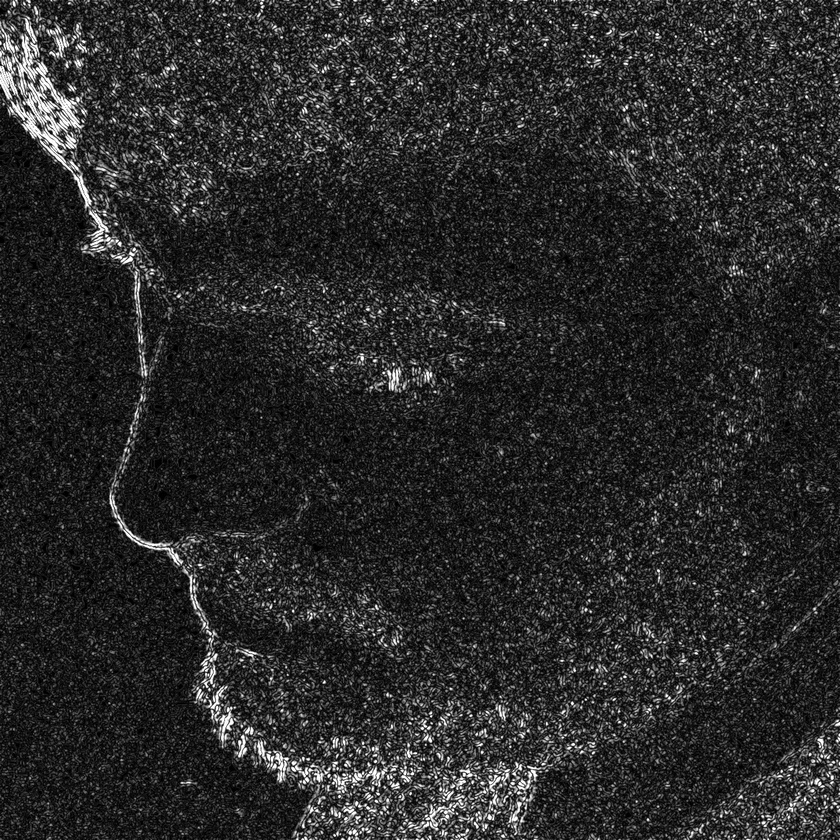
#> input picture temp_dataset/person1/person1_2.jpg, 840 x 840 px, shrunk from 1247 x 1247 before the run, found by its file name
$ jupyter execute gabor.ipynb
#> lines starting #> are read from the running program, lines starting #| are printed output that depends on the picture
[cell 1]
import cv2
import numpy as np
from skimage.filters import gabor
from scipy.stats import skew, kurtosis

# Read the image
img = cv2.imread('../Dataset/person1/person1_2.jpg')
#> img is the input picture: shape (840, 840, 3); min 0, max 255, mean 41.8

# Convert to grayscale
gray = cv2.cvtColor(img, cv2.COLOR_BGR2GRAY)

# Define the parameters for the Gabor filter
frequencies = [0.1, 0.5, 1, 2, 4, 8, 16]
thetas = [0, np.pi/4, np.pi/2, 3*np.pi/4]

# Initialize an empty feature vector
features = []

# Loop through all frequencies and orientations
for freq in frequencies:
    for theta in thetas:
        # Apply the Gabor filter
        filt_real, filt_imag = gabor(gray, frequency=freq, theta=theta)
        filtered_img = filt_real * 2 + filt_imag * 2

        # Extract texture features
        features.append(np.mean(filtered_img))
        features.append(np.var(filtered_img))
        features.append(skew(filtered_img.flatten()))
        features.append(kurtosis(filtered_img.flatten()))
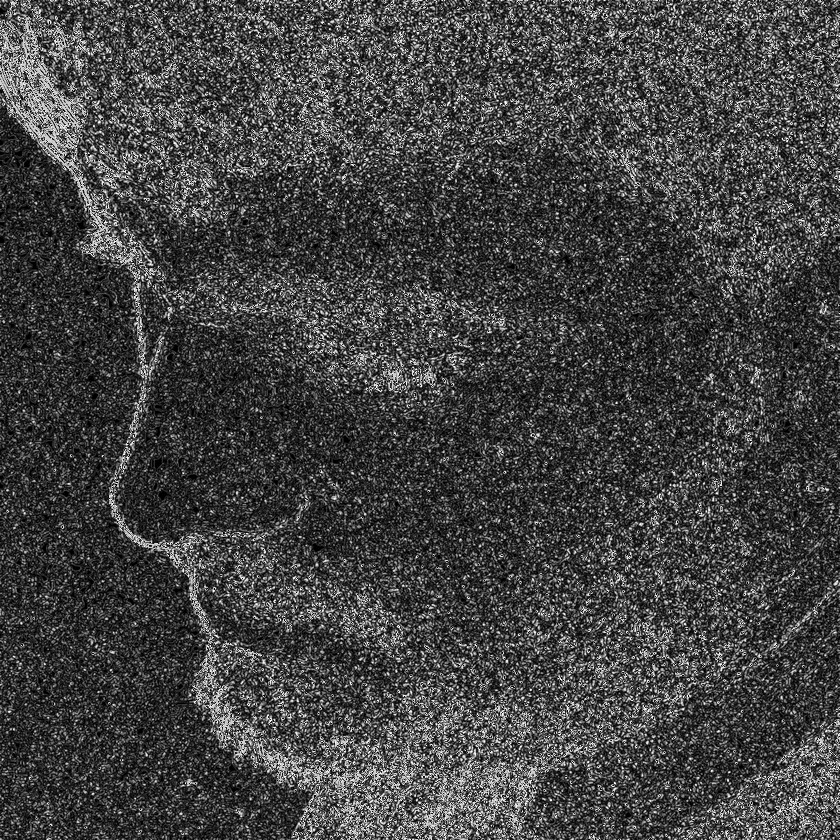
#> filtered_img: shape (840, 840); min 0, max 254, mean 67.3
#> after the loop, features = 112 values, max 14529.7 at index 21, min -1.82 at index 31, mean 1793.7

# Print the feature vector
print(features)
#> (printed output is left out)

[cell 2]
import matplotlib.pyplot as plt

# Create a subplot with 1 row and 2 columns
fig, (ax1, ax2) = plt.subplots(1, 2, figsize=(10,5))

# Show the image in the first subplot
ax1.imshow(cv2.cvtColor(img, cv2.COLOR_BGR2RGB))
ax1.set_title('Original Image')

# Show the features plot in the second subplot
ax2.plot(features, 'o-')
ax2.set_xlabel('Feature Index')
ax2.set_ylabel('Feature Value')
ax2.set_title('Texture Features')

# Show the subplots
plt.show()
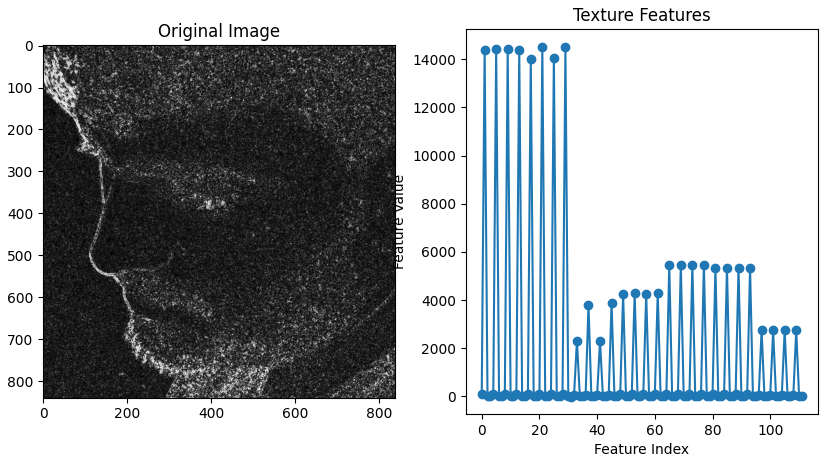
#> figure drawn by matplotlib, 2 panels; panel 2: curve peaks at x = 21, y = 14529.7

$ run again, with temp_dataset/person1/person1_1.jpg copied over temp_dataset/person1/person1_2.jpg
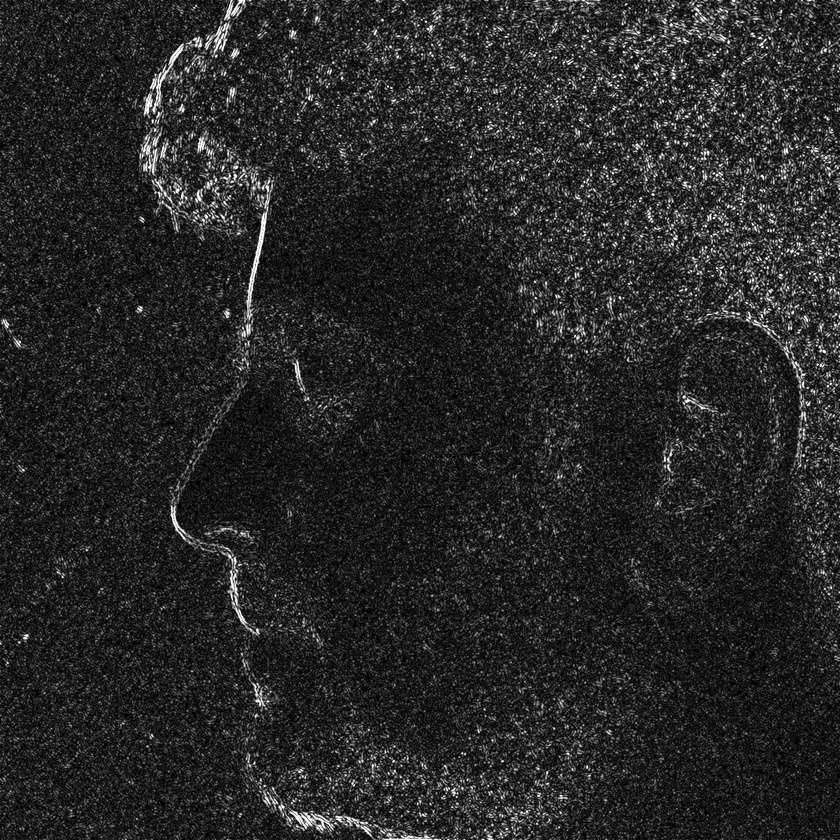
#> input picture temp_dataset/person1/person1_1.jpg, 840 x 840 px, shrunk from 1472 x 1472 before the run, found by its file name
#> img is the input picture: shape (840, 840, 3); min 0, max 255, mean 39
#> after the loop `for freq in frequencies:`:
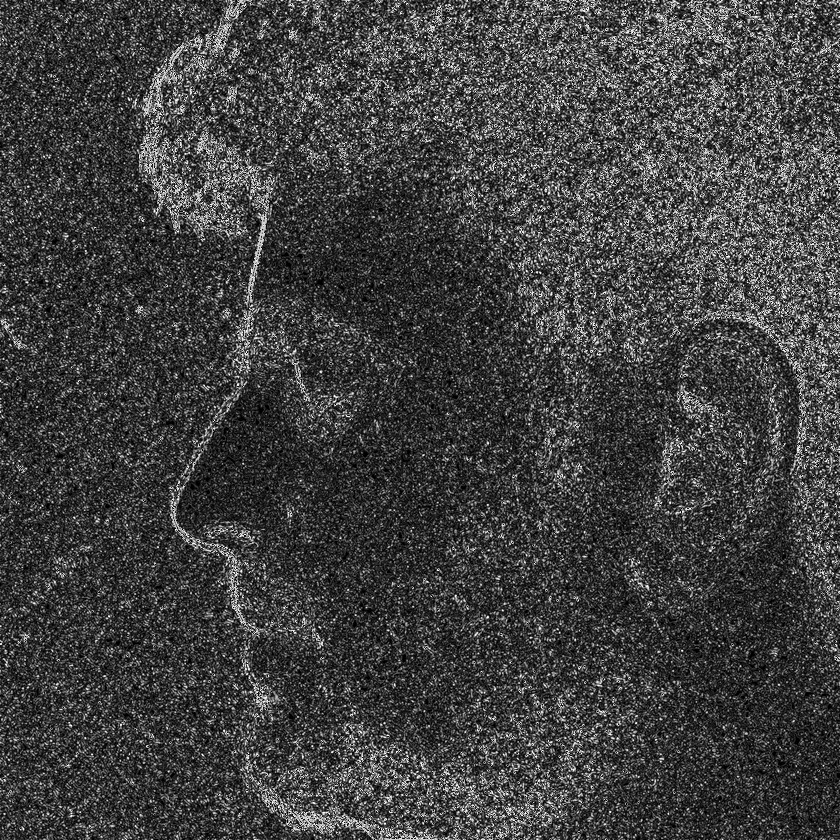
#> filtered_img: shape (840, 840); min 0, max 254, mean 64.7
#> after the loop `for freq in frequencies:`: features = 112 values, max 14560.5 at index 21, min -1.86 at index 31, mean 1753.2
#> (printed output is left out)
#> `plt.show()`:
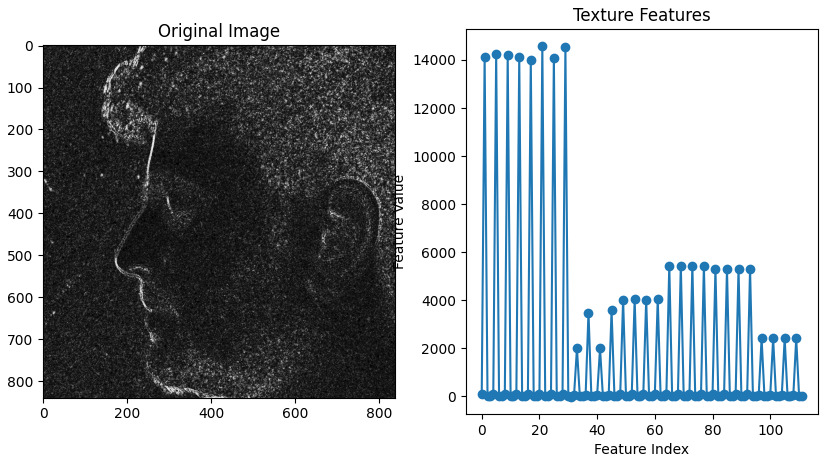
#> figure drawn by matplotlib, 2 panels; panel 2: curve peaks at x = 21, y = 14560.5

$ run again, with temp_dataset/person1/person1_10.jpg copied over temp_dataset/person1/person1_2.jpg
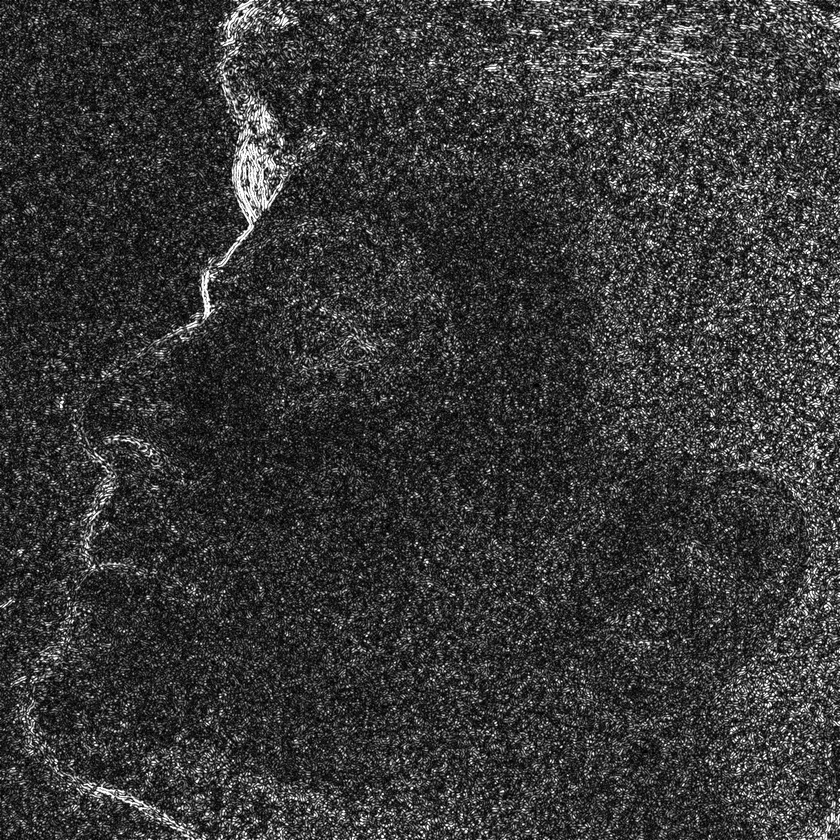
#> input picture temp_dataset/person1/person1_10.jpg, 840 x 840 px, shrunk from 1438 x 1438 before the run, found by its file name
#> img is the input picture: shape (840, 840, 3); min 0, max 255, mean 55.3
#> after the loop `for freq in frequencies:`:
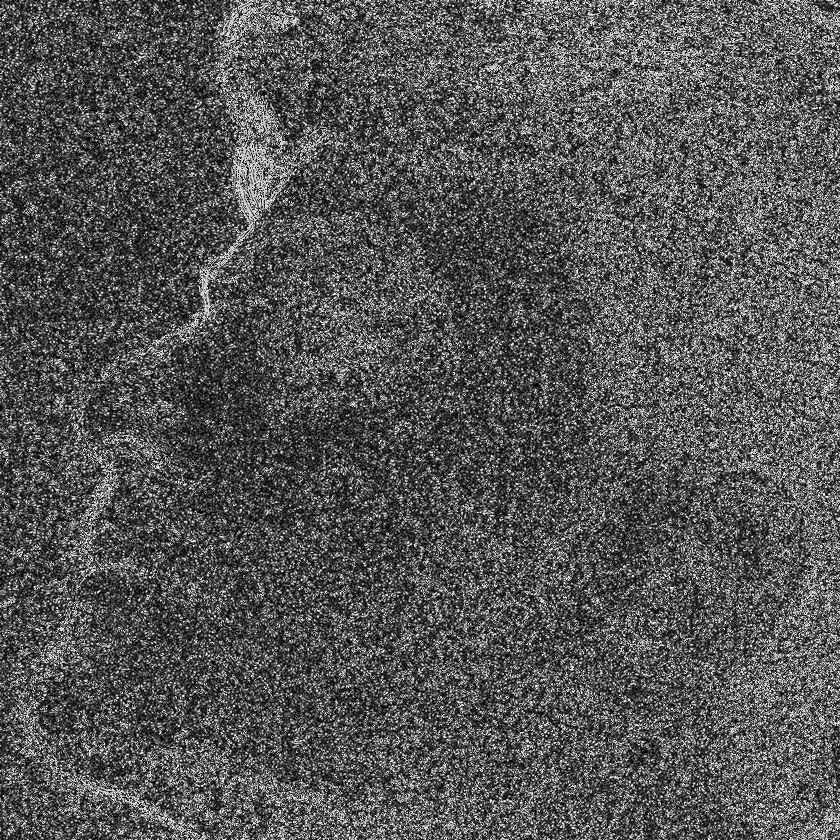
#> filtered_img: shape (840, 840); min 0, max 254, mean 85.2
#> after the loop `for freq in frequencies:`: features = 112 values, max 14652.9 at index 13, min -1.92 at index 31, mean 1844.4
#> (printed output is left out)
#> `plt.show()`:
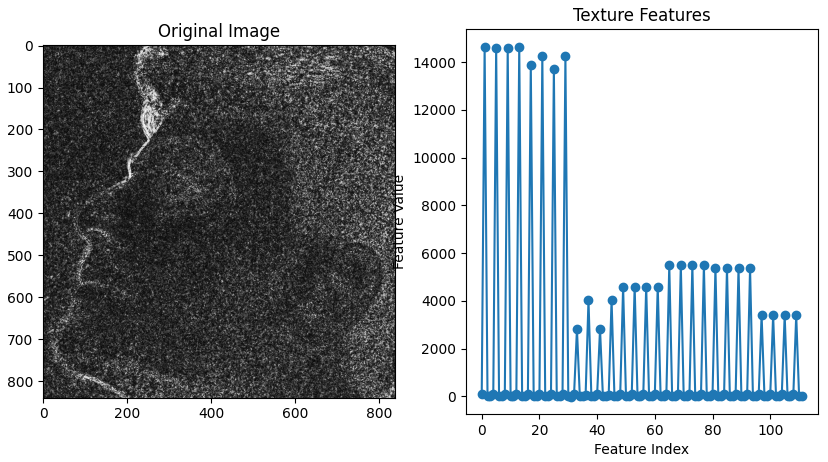
#> figure drawn by matplotlib, 2 panels; panel 2: curve peaks at x = 13, y = 14652.9

$ run again, with temp_dataset/person1/person1_11.jpg copied over temp_dataset/person1/person1_2.jpg
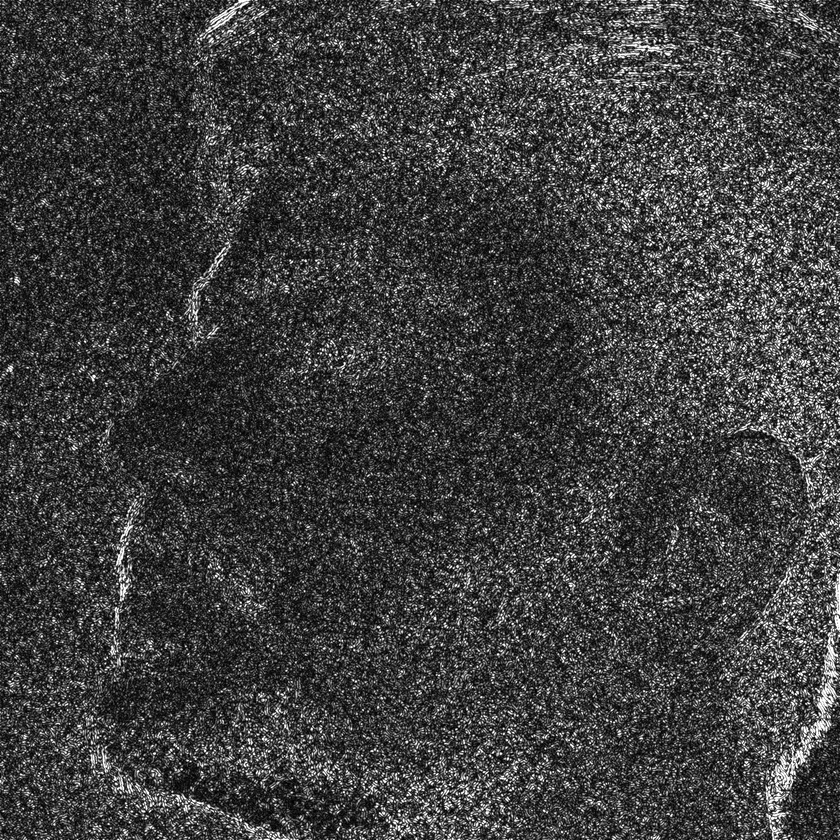
#> input picture temp_dataset/person1/person1_11.jpg, 840 x 840 px, shrunk from 1544 x 1544 before the run, found by its file name
#> img is the input picture: shape (840, 840, 3); min 0, max 255, mean 63.2
#> after the loop `for freq in frequencies:`:
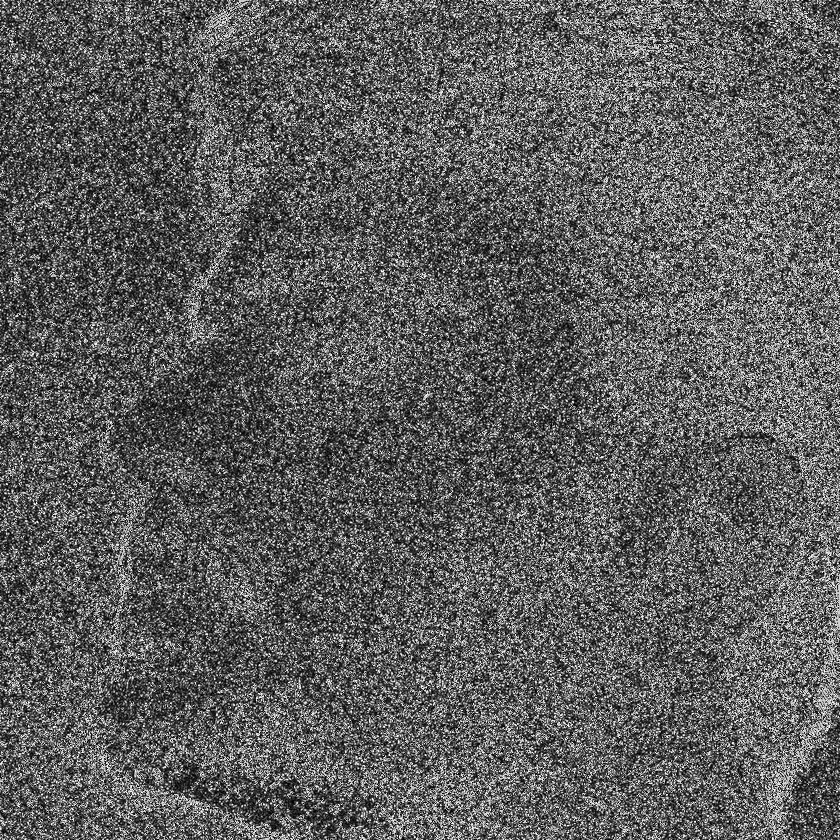
#> filtered_img: shape (840, 840); min 0, max 254, mean 93.7
#> after the loop `for freq in frequencies:`: features = 112 values, max 14588.8 at index 13, min -1.94 at index 23, mean 1858
#> (printed output is left out)
#> `plt.show()`:
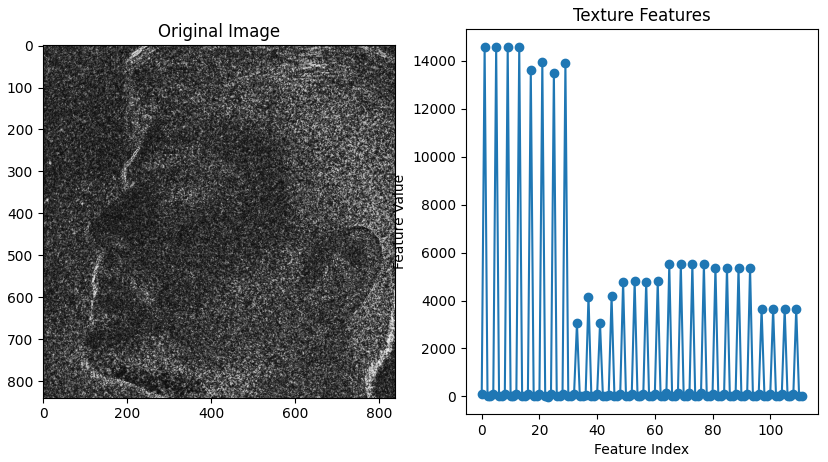
#> figure drawn by matplotlib, 2 panels; panel 2: curve peaks at x = 13, y = 14588.8
